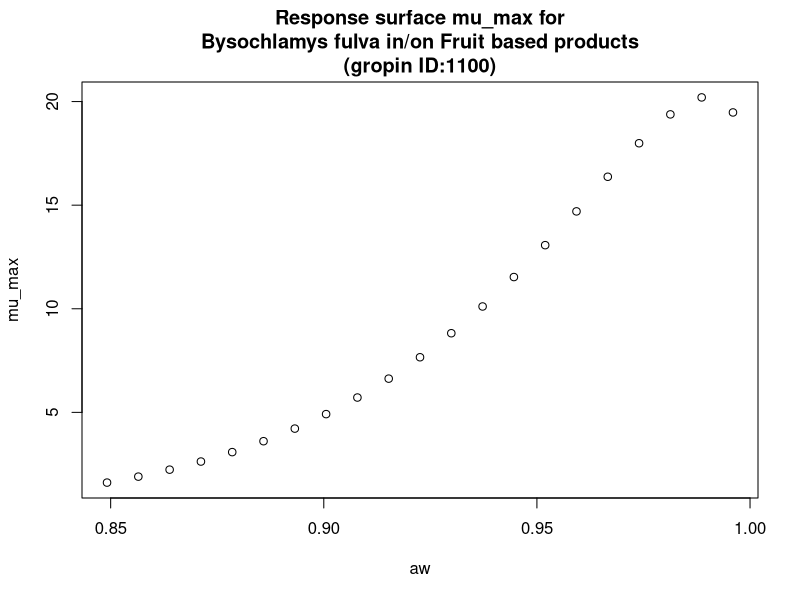

Write the R code that produced this figure.
#############################
# start of Parameter script
#############################
aw <- seq(0.849150849150849,0.995995,length.out=21)
#############################
# end of Parameter script
#############################
############################# 
# start of Model script Gropin ID 1100 
#############################
 
# constant coefficients for this model
 
variables <- data.frame(aw)
argumentsPar <- expand.grid(variables)
 
# heart of the model
response_surface <- function(aw) {
   mumax <-exp(2.712+5.975*sqrt(1-aw)-30.204*((sqrt(1-aw))^2))

return(mumax=mumax)
} 

# output parameters
mumax <- cbind(argumentsPar,response_surface(argumentsPar['aw']))
colnames(mumax) <- c(colnames(argumentsPar),'mumax')
#############################
# End of Model script
#############################
############################# 
# start of Visualisation script Gropin ID 1100 
#############################
plot(aw,mumax$mumax,
                          xlab='aw',
                          ylab='mu_max',main='Response surface mu_max for
Bysochlamys fulva in/on Fruit based products
(gropin ID:1100)')
#############################
# End of Visualisation script
#############################
